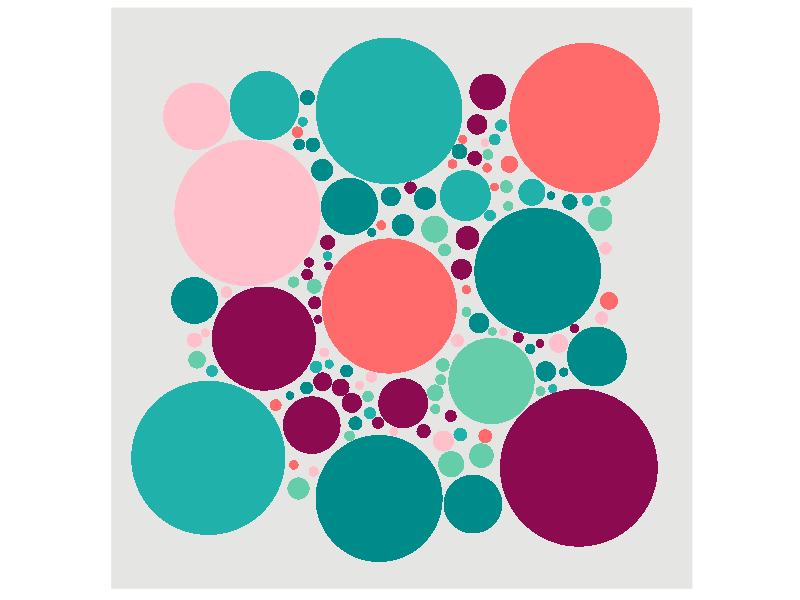
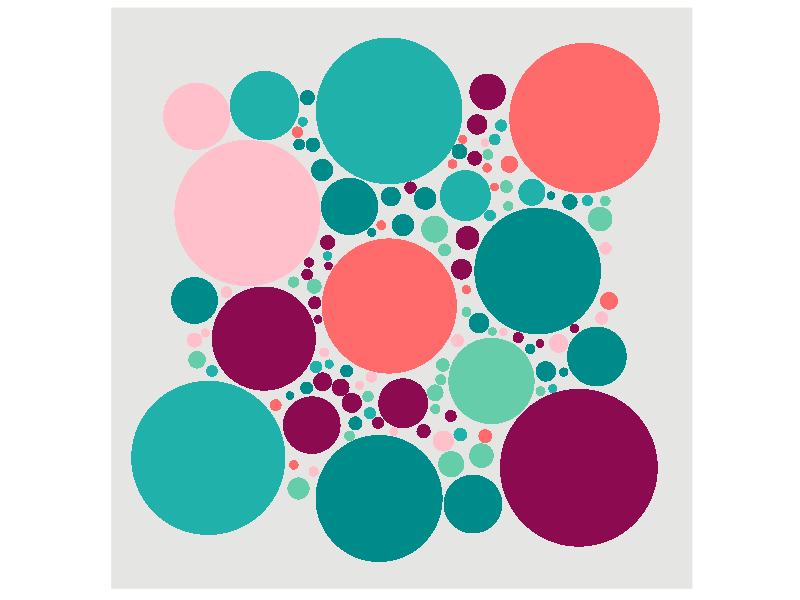

Here is the R script that generated these plots, in order:
library(tidyverse)

#------ making one circle

make.circles<-function(radius, xplus, yplus, color.here){
  
  x<-sin(seq(0, 2*pi, length=800))*as.numeric(radius) +as.numeric(xplus)
  y<-cos(seq(0, 2*pi, length=800))*as.numeric(radius) +as.numeric(yplus)
  
  p1<-geom_polygon( 
    aes(x=x, y=y), 
    size=1,
    fill=color.here)
  
  
  return(list(p1))
}


# function to check if two circles intersect
intersect<-function(c1, c2){
  r1<-as.numeric(c1[1])
  x1<-as.numeric(c1[2])
  y1<-as.numeric(c1[3])
  
  r2<-as.numeric(c2[1])
  x2<-as.numeric(c2[2])
  y2<-as.numeric(c2[3])
  
  distance = sqrt((x1-x2)^2 +(y1-y2)^2)
  return(distance<(r1+r2))
}

#generate random circles
n<-20000
r<-runif(n/8, .5, 1)
r<-c(r, runif(n/8, .3, .5))
r<-c(r, runif(n*3/4, .05, .3))
x<-runif(n, 0, 5)
y<-runif(n, 0, 5)
color.here<-sample(c("cyan4", 
                     "mediumaquamarine", 
                     "lightseagreen", 
                     "indianred1",
                     "pink",
                     "deeppink4"), n, replace=TRUE)
circle.param<-cbind(r,x,y, color.here)

keep<-rep(TRUE, n)


#remove intersecting circles
for (i in 2:n){
  for (j in 2:i-1){
    
    if(keep[j]==TRUE){
    if (intersect(circle.param[i,], circle.param[j,])) keep[i]<-FALSE
    }
  }
  
}
circle.param<-as.data.frame(circle.param[keep==TRUE, ])


#make circle objects to plot
shapes<-circle.param%>%
  purrr::pmap(., 
              ~make.circles(radius=..1, xplus=..2, yplus=..3, color=..4)
  )

g<-ggplot()+ theme(panel.background = element_rect(fill="#e5e5e3", colour='#e5e5e3'),
                   panel.grid.major = element_blank(),
                   panel.grid.minor = element_blank())


g<-g+shapes
g<-g+  coord_fixed()+
  scale_x_continuous(limits = c(-1,6), expand = c(0, 0)) +
  scale_y_continuous(limits = c(-1,6), expand = c(0, 0))+
  theme(axis.title.x=element_blank(),
        axis.text.x=element_blank(),
        axis.ticks.x=element_blank(),
        axis.title.y=element_blank(),
        axis.text.y=element_blank(),
        axis.ticks.y=element_blank())

g

sum(keep)


png(filename="Circle_Packing/packedcircles2.png", width=4, height=6, res=500, units="in")
g
dev.off()
